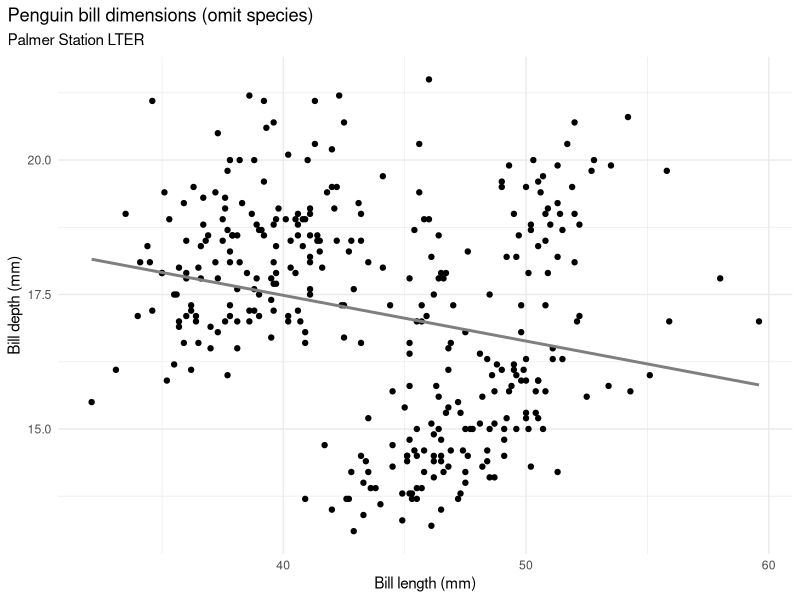
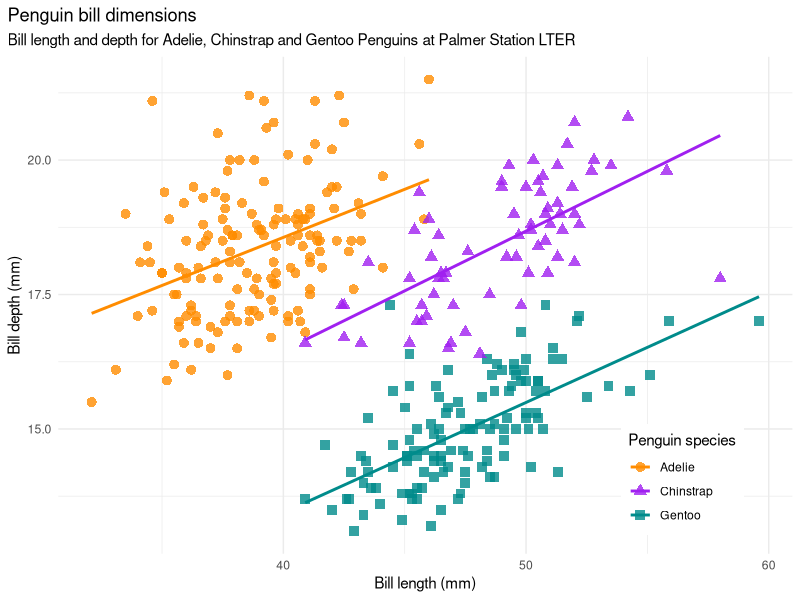

Write the R code that produced these figures, in order.
## ---- chunk 1
library(palmerpenguins)
library(ggplot2)

bill_no_species <- ggplot(data = penguins,
                          aes(x = bill_length_mm,
                              y = bill_depth_mm)) +
  geom_point() +
  theme_minimal() +
  scale_color_manual(values = c("darkorange","purple","cyan4")) +
  labs(title = "Penguin bill dimensions (omit species)",
       subtitle = "Palmer Station LTER",
       x = "Bill length (mm)",
       y = "Bill depth (mm)") +
  theme(plot.title.position = "plot",
        plot.caption = element_text(hjust = 0, face= "italic"),
        plot.caption.position = "plot") +
  geom_smooth(method = "lm", se = FALSE, color = "gray50")
## ---- chunk 2
bill_no_species
## ---- chunk 3
bill_len_dep <- ggplot(data = penguins,
                       aes(x = bill_length_mm,
                           y = bill_depth_mm,
                           group = species)) +
  geom_point(aes(color = species,
                 shape = species),
             size = 3,
             alpha = 0.8) +
  geom_smooth(method = "lm", se = FALSE, aes(color = species)) +
  theme_minimal() +
  scale_color_manual(values = c("darkorange","purple","cyan4")) +
  labs(title = "Penguin bill dimensions",
       subtitle = "Bill length and depth for Adelie, Chinstrap and Gentoo Penguins at Palmer Station LTER",
       x = "Bill length (mm)",
       y = "Bill depth (mm)",
       color = "Penguin species",
       shape = "Penguin species") +
  theme(legend.position = c(0.85, 0.15),
        legend.background = element_rect(fill = "white", color = NA),
        plot.title.position = "plot",
        plot.caption = element_text(hjust = 0, face= "italic"),
        plot.caption.position = "plot")
## ---- chunk 4
bill_len_dep
